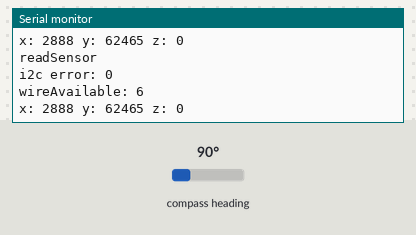
The sketch below on a simulated Arduino Uno, built with avr-gcc and run on an emulated ATmega328P. Parts: the last lines printed to the serial monitor. Wiring (inferred from the names in the program): QMC5883L compass at I2C address 0x0D. The test bench sets the inputs (shaded band); at power-on: compass heading 90°.

Above: at 1.8 s.
1.9 s: compass heading set to 7°
At 2.8 s:
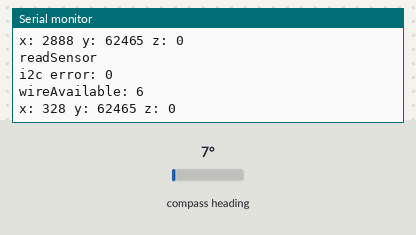
3.4 s: compass heading set to 180°
At 4.8 s:
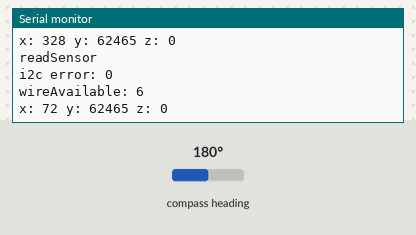
Timing chart, 0 to 6.4 s (numbered marks = the images above; inputs shaded):
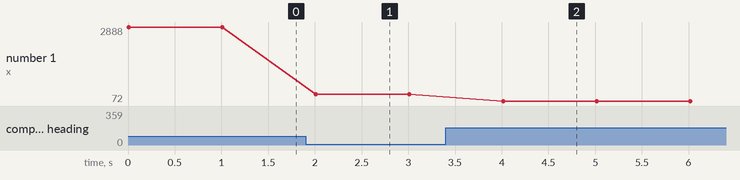

Measured:
- after the input at 1.9 s, the serial monitor: prints a new line after 0.11 s (image 1)
- after the input at 3.4 s, the serial monitor: prints a new line after 0.61 s (image 2)
- plotted number 1: 2888 → 328 after the input at 1.9 s, 328 → 72 after the input at 3.4 s

The sketch:

sketch.ino
```cpp
#include <Wire.h>

//define ADDRESS_HMC5883 0x1E // Não funciona
#define ADDRESS_HMC5883 0x0D // Encontrado na listagem do i2c
#define SDA_LCD 33
#define SCL_LCD 32
#define SDA_SENSOR 21
#define SCL_SENSOR 22

bool isSensorAvailable = false;

void configureSensor() {
  Serial.println("configureSensor");
  byte error;

  // Put the HMC5883 IC into the correct operating mode
  Wire.begin();
  Wire.beginTransmission(ADDRESS_HMC5883); // Open communication with HMC5883

  Wire.write(0x02); // Select mode register
  Wire.write(0x00); // Continuous measurement mode


  error = Wire.endTransmission();

  if (error == 0)
    Serial.println("I2C device found");
  else if (error == 4)
    Serial.println("I2C device found unknow error");
}

void configureLCD() {

}

void setup() {
  Serial.begin(115200);
  Serial.println("setup");

  // Configure Sensor
  configureSensor();

  // Configure LCD
  configureLCD();
}

void readSensor() {
  Serial.println("readSensor");
  unsigned int data[6];
  byte error;

  Wire.beginTransmission(ADDRESS_HMC5883); // Open communication with HMC5883
  Wire.write(0x03); // Select data register
  error = Wire.endTransmission();

  Serial.print("i2c error: ");
  Serial.println(error);

  Wire.requestFrom(ADDRESS_HMC5883, 6); // Request 6 bytes of data

  int wireAvailable = Wire.available();

  Serial.print("wireAvailable: ");
  Serial.println(wireAvailable);

  if (6 <= wireAvailable)
    isSensorAvailable = true;
  else
    isSensorAvailable = false;

  if(isSensorAvailable) {
    data[0] = Wire.read() << 8 | Wire.read(); // X-axis data
    data[1] = Wire.read() << 8 | Wire.read(); // Y-axis data
    data[2] = Wire.read() << 8 | Wire.read(); // Z-axis data

    // Print out values of each axis
    Serial.print("x: ");
    Serial.print(data[0]);
    Serial.print(" y: ");
    Serial.print(data[1]);
    Serial.print(" z: ");
    Serial.println(data[2]);
  } else {
    Serial.println("No sensor data available");
  }
}

void loop() {
  readSensor();
  delay(1000);
}
```
